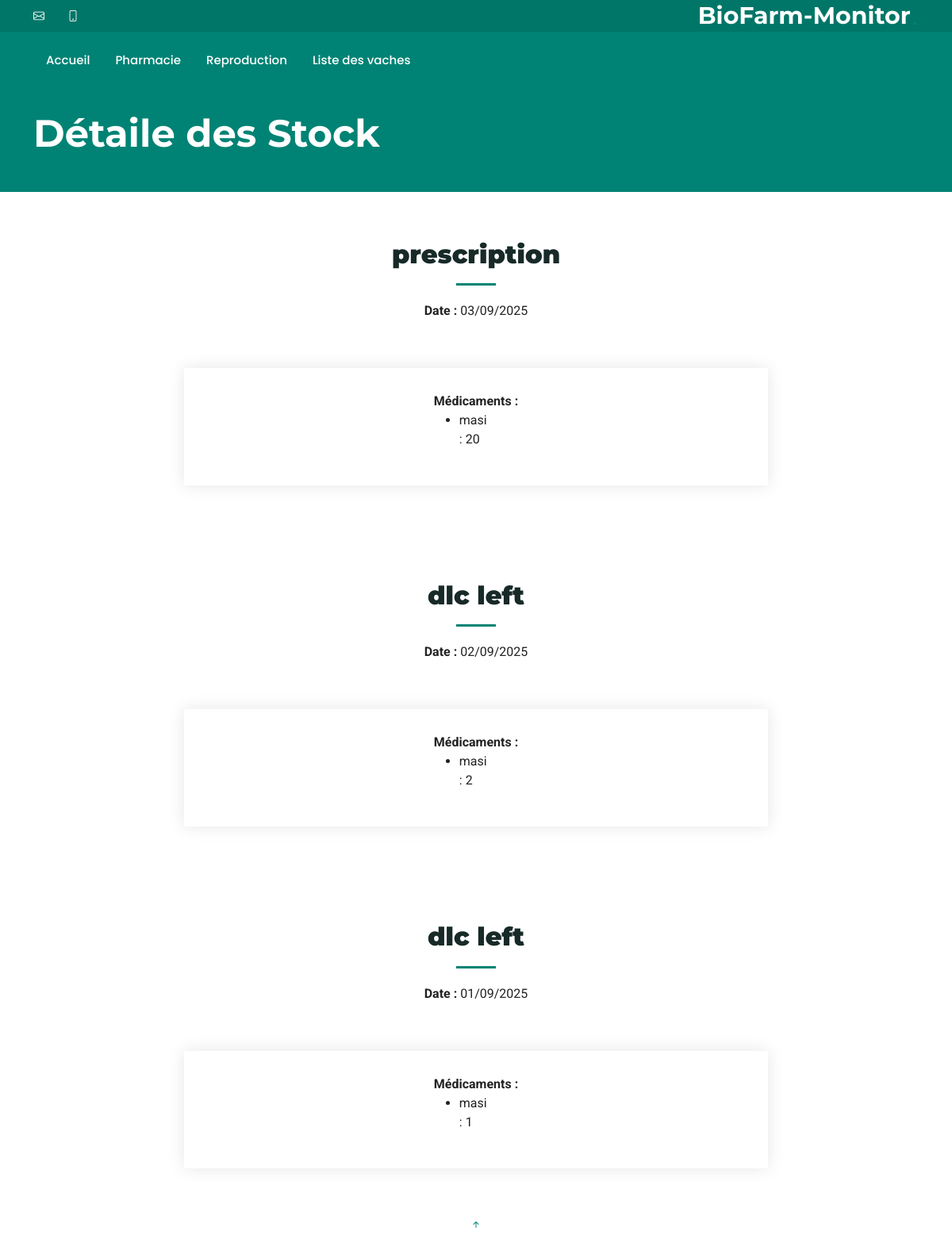
/stock_details, run on the app's committed database.
### web_app/models.py (models this page shows, shortened)
class Prescription(db.Model):
    id = Column(Integer, primary_key=True)  # id Prescription
    date = Column(DATE)  # date de la Prescription
    care = Column(MutableDict.as_mutable(JSON), default=dict, nullable=False)
    dlc_left = Column(Boolean)

### web_app/views.py (the view)
@app.route("/stock_details", methods=["GET"])
def stock_details():
    return render_template("stock_details.html")

### web_app/fonction.py (called while the page is built)
def get_hystory_pharmacie() -> list[tuple[date, dict[str:int], str]]:
    care_raw = CowUntils.get_all_care() or []
    prescription_raw = PrescriptionUntils.get_all_prescription_cares() or []
    care_data = [(d, medics, f"care {id}") for d, medics, id in care_raw]
    prescription_data = [
        (d, medics, "dlc left" if dlc_left else "prescription")
        for d, medics, dlc_left in prescription_raw
    ]
    full_history = care_data + prescription_data
    full_history.sort(key=lambda x: x[0], reverse=True)
    return full_history

### web_app/models.py (called while the page is built)
    @staticmethod
    def get_all_care() -> list[tuple[date, dict[str, int], int]]:
        cows: List[Cow] = Cow.query.all()
        all_cares: List[Tuple[date, dict[str, int], int]] = [
            (care_date, care_dict, cow.id)
            for cow in cows
            for care_date, care_dict, *_ in cow.cow_cares
            if care_dict
        ]
        all_cares.sort(key=lambda x: x[0], reverse=True)
        return all_cares

    @staticmethod
    def get_all_prescription_cares() -> List[tuple[date, dict[str, int], bool]]:
        all_cares: List[Tuple[date, dict[str, int], bool]] = [
            (prescription.date, prescription.care, prescription.dlc_left)
            for prescription in Prescription.query.all()
        ]
        all_cares.pop(0)  # suprimer l'entete
        all_cares.sort(key=lambda x: x[0], reverse=True)
        return all_cares

### web_app/templates/stock_details.html (shortened to what this page needs)
{% extends 'base.html' %}
{% block body_class %}
  "index-page"
{% endblock body_class %}
{% block page_title %}Détaile des Stock{% endblock page_title %}
{% block content %}
  {% for date, care_dict, source in get_hystory_pharmacie() %}
  <section id="stock_history" class="contact section">
    <div class="container section-title">
      <h2><strong>{{source}}</strong></h2>
      <p><strong>Date :</strong> {{ date.strftime("%d/%m/%Y") }}<br></p>
    </div>
    <div class="container">
      <div class="row justify-content-center">
        <div class="col-lg-8">
          <div class="php-email-form">
            <div class="row gy-4">
              <div class="col-12">
                <strong>Médicaments :</strong>
                <ul>
                    {% for medicament, quantite in care_dict.items() %}
                    <div class="row g-2 align-items-center mb-3">
                      <div class="col-md-6">
                        <li>{{ medicament }} : {{ quantite }}</li>
                      </div>
                    </div>
                    {% endfor %}
                </ul>
              </div>
            </div>
          </div>
        </div>
      </div>
    </div>
  </section>
  {% endfor %}
{% endblock content %}

### web_app/static/css/main.css (style rules this page uses)
:root { --default-font: "Roboto", system-ui, -apple-system, "Segoe UI", Roboto, "Helvetica Neue", Arial, "Noto Sans", "Liberation Sans", sans-serif, "Apple Color Emoji", "Segoe UI Emoji", "Segoe UI Symbol", "Noto Color Emoji"; --heading-font: "Montserrat", sans-serif; --nav-font: "Poppins", sans-serif; }
:root { --background-color: #ffffff; --default-color: #222222; --heading-color: #172a28; --accent-color: #008374; --surface-color: #ffffff; --contrast-color: #ffffff; }
:root { --nav-color: #ffffff; --nav-hover-color: #008374; --nav-mobile-background-color: #ffffff; --nav-dropdown-background-color: #ffffff; --nav-dropdown-color: #01433c; --nav-dropdown-hover-color: #008374; }
:root { scroll-behavior: smooth; }
body { color: var(--default-color); background-color: var(--background-color); font-family: var(--default-font); }
h1, h2, h3, h4, h5, h6 { color: var(--heading-color); font-family: var(--heading-font); }
.php-email-form { display: flex; justify-content: center; align-items: center; gap: 15px; flex-wrap: nowrap; }
.php-email-form>* { flex: none; width: auto; margin-bottom: 0; }
.php-email-form .row { align-items: center; }
section, .section { color: var(--default-color); background-color: var(--background-color); padding: 60px 0; scroll-margin-top: 112px; overflow: clip; }
.section-title { text-align: center; padding-bottom: 60px; position: relative; }
.section-title h2 { font-size: 32px; font-weight: 700; margin-bottom: 20px; padding-bottom: 20px; position: relative; }
.section-title h2:after { content: ""; position: absolute; display: block; width: 50px; height: 3px; background: var(--accent-color); left: 0; right: 0; bottom: 0; margin: auto; }
.section-title p { margin-bottom: 0; }
.contact .php-email-form { background-color: var(--surface-color); box-shadow: 0px 0px 20px rgba(0, 0, 0, 0.1); width: 100%; height: 100%; padding: 30px; }

### data on the page
Prescription: strftime "03/09/2025"
Prescription: strftime "02/09/2025"
Prescription: strftime "01/09/2025"

### other printed values
{{ source }} "prescription" "dlc left" "dlc left"
{{ medicament }} "masi" "masi" "masi"
{{ quantite }} "20" "2" "1"
